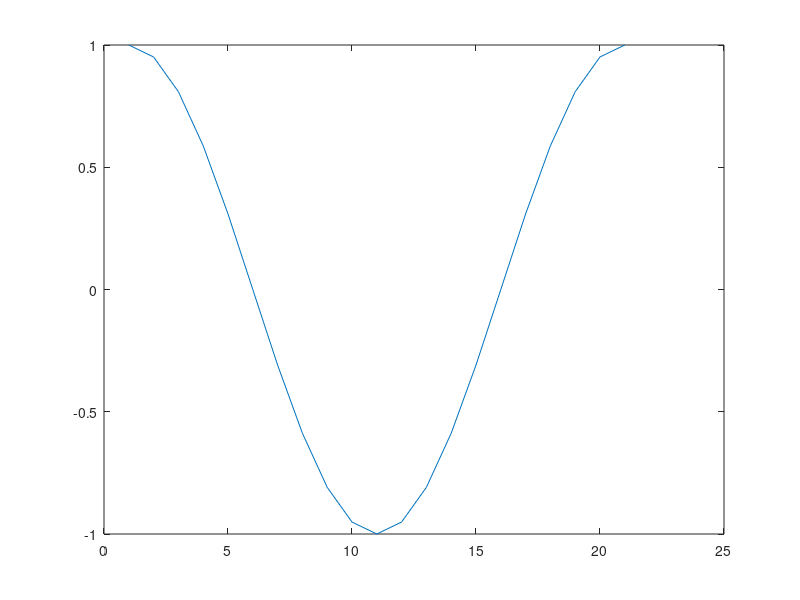

MATLAB code to generate this figure:
% Ch. 5 Plotting

clear, clc

% 5.1.1 Two_Dimensional Plots

% x = [0:2:18];
% y = [0 0.33 4.13 6.29 6.85 11.19 13.19 13.96 16.33 18.17];
%  
% plot(x,y), title('Laboratory Experiment 1')
% xlabel('Time, sec'), ylabel('Distance, ft'), grid on

% x = 0:pi/100:2*pi;
% y1 = cos(x*4);
% plot(x,y1)
% y2 = sin(x);
% hold on;
% plot (x,y2)
% plot(x, y1, x, y2)

% Y = [y1; y2];
% plot(x,Y)

% X = 0:pi/100:2*pi;
% Y1 = cos(X)*2;
% Y2 = cos(X)*3;
% Y3 = cos(X)*4;
% Y4 = cos(X)*5;
% Z = [Y1; Y2; Y3; Y4];
% plot(X, Y1, X, Y2, X, Y3, X, Y4)
% plot(X,Z)
% plot(peaks(100))

% A = [0+0i, 1+2i,+ 2+5i, 3+4i];
% plot(A)
% title('Plot of a Single Complex Array')
% xlabel('Real Component')
% ylabel('Imaginary Component')

% B = sin(A);
% plot(A,B)
% title('Plot of Two Complex Arrays')
% xlabel('Real Component of the X array')
% ylabel('Real Component of the Y array')

% 5.1.2 Line, Color, and Mark Style

% help plot

% x = [1:10];
% y = [58.5, 63.8, 64.2, 67.3, 71.5, 88.3, 90.1, 90.6, 89.5, 90.4];
% plot(x,y,':ok')
% plot(x, y, ':ok', x, y*2, '--xr', x, y/2, '-b')

% 5.1.3 Axis Scaling and Annotating Plots

% axis([-2 3 0 10])
% axis equal

% plot(x, y, ':ok', x, y*2, '--xr', x, y/2, '-b')
% legend('line 1', 'line 2', 'line 3')
% text(1, 100, 'Label plots with the text command')
% xlabel('My x label'), ylabel('My y label')
% title('Example graph for Chapter 5')
% title('\alpha \beta \gamma')
% title('x ^2')
% title('x_5')
% title('k^{-1}')
% title({'First line of text'; 'Second line of text'})
% axis([0 11 0 200])
% gtext('This string will display on the graph')

% Practive Exercises 5.1

% 1.
% x = 0:0.1*pi:2*pi;
% y = sin(x);
% plot(x,y)

% 2.
% xlabel('x-values'), ylabel('y-values')
% title('5.1 Practice Exercise')

% 3.
% x = 0:0.1*pi:2*pi;
% figure(2)
% y1 = sin(x);
% y2 = cos(x);
% plot(x, y1, x, y2)
% xlabel('x-values'), ylabel('y-values')
% title('5.1 Practice Exercise')

% 4.
% figure(3)
% plot(x, y1, '-- r', x, y2, ': m')
% xlabel('x-values'), ylabel('y-values')
% title('5.1 Practice Exercise')

% 5.
% figure(4)
% plot(x, y1, '-- r', x, y2, ': m')
% legend('y1 = sin(x)', 'y2 = cos(x)')
% xlabel('x-values'), ylabel('y-values')
% title('5.1 Practice Exercie')

% 6.
% axis([-1, 2*pi+1, -1.5, 1.5])

%7.
x = 0:0.1*pi:2*pi;
a = cos(x);
plot(a) % A line graph is created, with 'a' plotted 
        % against the vector index number.